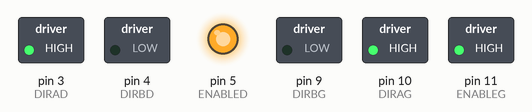
This sketch was run on a simulated Arduino Uno, built with avr-gcc and run on an emulated ATmega328P. Parts: switched loads named in the sketch (green lamp = pin HIGH), output pins drawn as LEDs (lit = HIGH). What the sketch prints to the serial monitor is not drawn.

Above: at 0.1 s.
Timing chart, 0 to 1.6 s (numbered marks = the images above):
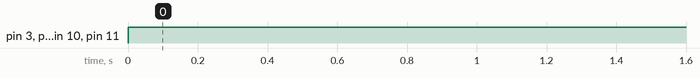

The sketch:

double.ino
```cpp
//www.elegoo.com
//2016.12.12

/************************
Exercise the motor using
the L293D chip
************************/

#define ENABLEG 11
#define DIRAG 10
#define DIRBG 9

#define ENABLED 5
#define DIRAD 3
#define DIRBD 4


int i;

void setup() {
  //---set pin direction
  pinMode(ENABLEG,OUTPUT);
  pinMode(ENABLED,OUTPUT);
  pinMode(DIRAG,OUTPUT);
  pinMode(DIRBG,OUTPUT);
  pinMode(DIRAD,OUTPUT);
  pinMode(DIRBD,OUTPUT);
  Serial.begin(9600);
}

void loop() {
  Serial.println("PWM full then slow");
  //---PWM example, full speed then slow
  analogWrite(ENABLEG,255); //enable on
  analogWrite(ENABLED,255); //enable on
  digitalWrite(DIRAG,HIGH); //one way
  digitalWrite(DIRBG,LOW);
  digitalWrite(DIRAD,HIGH); //one way
  digitalWrite(DIRBD,LOW);

  delay(2000);
}
```

Measured:
- by itself, pin 3 (DIRAD), pin 5 (ENABLED), pin 10 (DIRAG), pin 11 (ENABLEG): LOW → HIGH at 0.00 s
